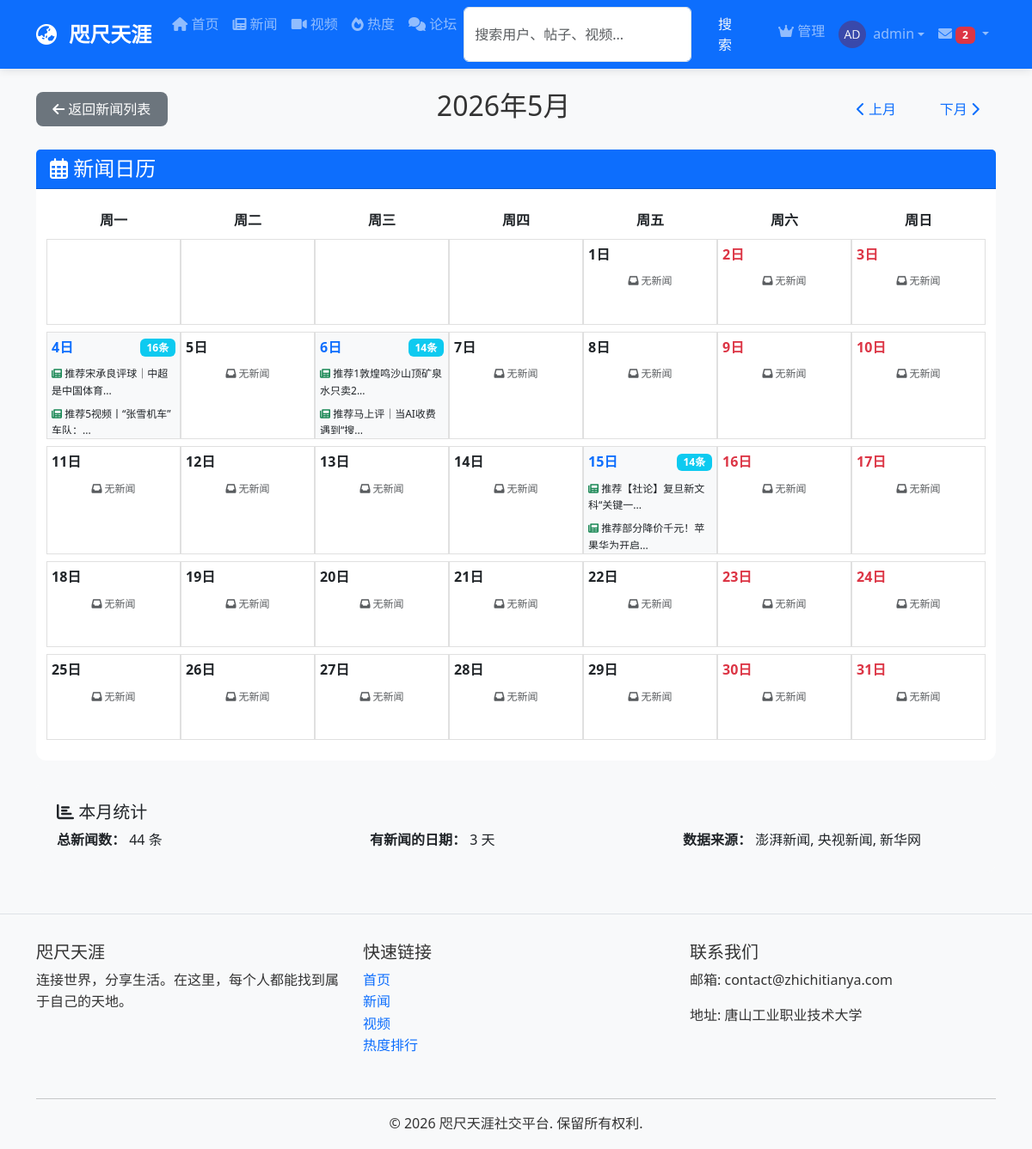
The app's page /news/calendar (signed in) with its own data.
### models/__init__.py (models this page shows, shortened)
class User(UserMixin, db.Model):
    __tablename__ = 'users'
    id = db.Column(db.Integer, primary_key=True)
    username = db.Column(db.String(80), unique=True, nullable=False)
    email = db.Column(db.String(120), unique=True, nullable=False)
    password_hash = db.Column(db.String(120), nullable=False)
    avatar = db.Column(db.String(200), default='default_avatar.png')
    bio = db.Column(db.Text, default='')
    location = db.Column(db.String(100))
    website = db.Column(db.String(200))
    is_active = db.Column(db.Boolean, default=True)  # 用户是否被封禁
    is_banned = db.Column(db.Boolean, default=False)  # 是否被完全封禁
    can_post = db.Column(db.Boolean, default=True)    # 是否可以发帖
    can_video = db.Column(db.Boolean, default=True)   # 是否可以发视频
    can_comment = db.Column(db.Boolean, default=True)  # 是否可以评论
    is_admin = db.Column(db.Boolean, default=False)   # 是否为管理员
    join_date = db.Column(FlexibleDateTime, default=datetime.now)
    last_seen = db.Column(FlexibleDateTime, default=datetime.now)
    posts = db.relationship('Post', backref='author',
                            lazy=True, foreign_keys='Post.author_id')
    videos = db.relationship('Video', backref='uploader',
                             lazy=True, foreign_keys='Video.uploader_id')
    comments = db.relationship(
        'Comment', lazy=True, foreign_keys='Comment.author_id')
    sent_messages = db.relationship(
        'Message', backref='sender', lazy=True, foreign_keys='Message.sender_id')
    received_messages = db.relationship(
        'Message', backref='recipient', lazy=True, foreign_keys='Message.recipient_id')
    followers = db.relationship(
        'User', secondary='follows',
        primaryjoin='(Follows.followed_id == User.id)',  # 被关注的人
        secondaryjoin='(Follows.follower_id == User.id)',  # 关注者
        backref=db.backref('followed', lazy='dynamic'),
        lazy='dynamic'
    )
    post_likes = db.relationship('PostLike', backref='user', lazy=True)
    video_likes = db.relationship('VideoLike', backref='user', lazy=True)
    def unread_messages_count(self):
        return Message.query.filter_by(
            recipient_id=self.id,
            is_read=False
        ).count()

class News(db.Model):
    __tablename__ = 'news'
    id = db.Column(db.Integer, primary_key=True)
    title = db.Column(db.String(200), nullable=False)
    content = db.Column(db.Text, nullable=False)
    summary = db.Column(db.String(500))  # 新闻摘要
    image_url = db.Column(db.String(200))  # 新闻配图
    source = db.Column(db.String(100))  # 新闻来源
    url = db.Column(db.String(500), default='')  # 原文链接
    timestamp = db.Column(FlexibleDateTime, index=True,
                          default=datetime.now)
    views = db.Column(db.Integer, default=0)  # 阅读次数
    likes_count = db.Column(db.Integer, default=0)
    comments_count = db.Column(db.Integer, default=0)  # 评论数
    news_likes_rel = db.relationship(
        'NewsLike', back_populates='news', overlaps="likes")
    news_comments = db.relationship(
        'Comment', lazy=True, foreign_keys='Comment.news_id')

### routes/news.py (the view)
@news_bp.route('/calendar')
def news_calendar():
    year = request.args.get('year', datetime.now().year, type=int)
    month = request.args.get('month', datetime.now().month, type=int)
    first_day = date_obj(year, month, 1)
    if month == 12:
        last_day = date_obj(year + 1, 1, 1) - timedelta(days=1)
    else:
        last_day = date_obj(year, month + 1, 1) - timedelta(days=1)
    monthly_news = News.query.filter(
        News.timestamp >= first_day,
        News.timestamp <= last_day
    ).order_by(News.timestamp.desc()).all()
    news_by_date = {}
    for news in monthly_news:
        date_key = news.timestamp.date()
        if date_key not in news_by_date:
            news_by_date[date_key] = []
        news_by_date[date_key].append(news)
    cal = calendar.monthcalendar(year, month)
    day_info = {}
    for week in cal:
        for day in week:
            if day != 0:
                current_date = date_obj(year, month, day)
                is_weekend = calendar.weekday(year, month, day) >= 5
                day_info[day] = {
                    'date': current_date,
                    'is_weekend': is_weekend,
                    'has_news': current_date in news_by_date
                }
    return render_template('news_calendar.html',
                           year=year,
                           month=month,
                           calendar_days=cal,
                           news_by_date=news_by_date,
                           day_info=day_info,
                           date=date_obj)

### templates/news_calendar.html (shortened to what this page needs)
{% extends "base.html" %}  {% block content %}
<div class="container mt-4">
  <div class="row mb-4">
    <div class="col-md-12">
      <div class="d-flex justify-content-between align-items-center">
        <a href="{{ url_for('news') }}" class="btn btn-secondary">
          <i class="fas fa-arrow-left"></i> 返回新闻列表
        </a>
        <h2>{{ year }}年{{ month }}月</h2>
        <div>
          {% if month > 1 %}
          <a
            href="{{ url_for('news_routes.news_calendar', year=year, month=month-1) }}"
            class="btn btn-outline-primary"
          >
            <i class="fas fa-chevron-left"></i> 上月
          </a>
          {% endif %} {% if month < 12 %}
          <a
            href="{{ url_for('news_routes.news_calendar', year=year, month=month+1) }}"
            class="btn btn-outline-primary ms-2"
          >
            下月 <i class="fas fa-chevron-right"></i>
          </a>
          {% endif %}
        </div>
      </div>
    </div>
  </div>
  <div class="row">
    <div class="col-md-12">
      <div class="card">
        <div class="card-header bg-primary text-white">
          <h4 class="mb-0"><i class="far fa-calendar-alt"></i> 新闻日历</h4>
        </div>
        <div class="card-body">
          <div class="row">
            {% for day_name in ['周一', '周二', '周三', '周四', '周五', '周六',
            '周日'] %}
            <div class="col text-center fw-bold">{{ day_name }}</div>
            {% endfor %}
          </div>
          {% for week in calendar_days %}
          <div class="row mt-2">
            {% for day in week %} {% if day != 0 %} {% set info =
            day_info.get(day, {}) %} {% set is_weekend = info.is_weekend if info
            else false %} {% set has_news = info.has_news if info else false %}
            {% else %} {% set is_weekend = false %} {% set has_news = false %}
            {% endif %}
            <div
              class="col {% if has_news %}bg-light{% endif %} {% if is_weekend %}text-danger{% endif %}"
              style="min-height: 100px; border: 1px solid #e0e0e0; padding: 5px"
            >
              {% if day != 0 %} {% set current_date = date(year, month, day) %}
              <div
                class="d-flex justify-content-between align-items-center mb-2"
              >
                {% if news_by_date.get(current_date) %}
                <a
                  href="{{ url_for('news_routes.news_by_date', date_str=current_date.strftime('%Y-%m-%d')) }}"
                  class="text-decoration-none text-primary fw-bold"
                  title="点击查看{{ day }}日的新闻"
                >
                  {{ day }}日
                </a>
                {% else %}
                <strong
                  class="{% if news_by_date.get(current_date) %}text-primary{% endif %}"
                >
                  {{ day }}日
                </strong>
                {% endif %} {% if news_by_date.get(current_date) %}
                <span class="badge bg-info"
                  >{{ news_by_date[current_date]|length }}条</span
                >
                {% endif %}
              </div>
              {% if news_by_date.get(current_date) %}
              <div class="news-list">
                {% for news_item in news_by_date[current_date][:3] %}
                <div class="mb-2" style="font-size: 12px">
                  <a
                    href="{{ url_for('news_detail', news_id=news_item.id) }}"
                    class="text-decoration-none text-dark"
                    title="{{ news_item.title }}"
                  >
                    <i class="fas fa-newspaper text-success"></i>
                    {{ news_item.title[:15] }}{% if news_item.title|length > 15
                    %}...{% endif %}
                  </a>
                </div>
                {% endfor %}
              </div>
              {% else %}
              <div class="text-muted text-center" style="font-size: 12px">
                <i class="fas fa-inbox"></i> 无新闻
              </div>
              {% endif %} {% endif %}
            </div>
            {% endfor %}
          </div>
          {% endfor %}
        </div>
      </div>
    </div>
  </div>
  <div class="row mt-4">
    <div class="col-md-12">
      <div class="card bg-light">
        <div class="card-body">
          <h5><i class="fas fa-chart-bar"></i> 本月统计</h5>
          <div class="row">
            <div class="col-md-4">
              <p class="mb-0">
                <strong>总新闻数：</strong>
                {% set total = namespace(value=0) %} {% for news_list in
                news_by_date.values() %} {% set total.value = total.value +
                news_list|length %} {% endfor %} {{ total.value }} 条
              </p>
            </div>
            <div class="col-md-4">
              <p class="mb-0">
                <strong>有新闻的日期：</strong> {{ news_by_date|length }} 天
              </p>
            </div>
            <div class="col-md-4">
              <p class="mb-0">
                <strong>数据来源：</strong>
                {% set sources = namespace(list=[]) %} {% for news_list in
                news_by_date.values() %} {% for news_item in news_list %} {% if
                news_item.source not in sources.list %} {% set sources.list =
                sources.list + [news_item.source] %} {% endif %} {% endfor %} {%
                endfor %} {{ sources.list|join(', ') }}
              </p>
            </div>
          </div>
        </div>
      </div>
    </div>
  </div>
</div>
{% endblock %}

### templates/base.html (shortened to what this page needs)
<!DOCTYPE html>
<html lang="zh-CN">
  <head>
    <link
      href="{{ url_for('static', filename='css/bootstrap.min.css') }}"
      rel="stylesheet"
    />
    <link
      rel="stylesheet"
      href="{{ url_for('static', filename='css/style.css') }}"
    />
    <link
      rel="stylesheet"
      href="https://cdnjs.cloudflare.com/ajax/libs/font-awesome/6.0.0/css/all.min.css"
    />
  </head>
  <body>
    <nav class="navbar navbar-expand-lg navbar-dark bg-primary sticky-top">
      <div class="container">
        <a class="navbar-brand" href="{{ url_for('index') }}">
          <i class="fas fa-globe-asia me-2"></i> 咫尺天涯
        </a>
        <div class="collapse navbar-collapse" id="navbarNav">
          <ul class="navbar-nav me-auto">
            <li class="nav-item">
              <a class="nav-link" href="{{ url_for('index') }}"
                ><i class="fas fa-home"></i> 首页</a
              >
            </li>
            <li class="nav-item">
              <a class="nav-link" href="{{ url_for('news') }}"
                ><i class="fas fa-newspaper"></i> 新闻</a
              >
            </li>
            <li class="nav-item">
              <a class="nav-link" href="{{ url_for('videos') }}"
                ><i class="fas fa-video"></i> 视频</a
              >
            </li>
            <li class="nav-item">
              <a class="nav-link" href="{{ url_for('trending') }}"
                ><i class="fas fa-fire"></i> 热度</a
              >
            </li>
            <li class="nav-item">
              <a class="nav-link" href="{{ url_for('forum') }}"
                ><i class="fas fa-comments"></i> 论坛</a
              >
            </li>
            <li class="nav-item">
              <form
                class="d-flex"
                action="{{ url_for('search') }}"
                method="get"
              >
                <input
                  class="form-control me-2"
                  type="search"
                  name="q"
                  placeholder="搜索用户、帖子、视频..."
                  aria-label="Search"
                />
                <button class="btn btn-outline-light" type="submit">
                  搜索
                </button>
              </form>
            </li>
          </ul>
          <ul class="navbar-nav ms-auto">
            {% if current_user.is_authenticated %} {% if current_user.is_admin
            %}
            <li class="nav-item">
              <a class="nav-link" href="{{ url_for('admin') }}"
                ><i class="fas fa-crown"></i> 管理</a
              >
            </li>
            {% endif %}
            <li class="nav-item dropdown">
              <a
                class="nav-link dropdown-toggle d-flex align-items-center"
                href="#"
                id="navbarDropdown"
                role="button"
                data-bs-toggle="dropdown"
              >
                <img
                  src="{{ get_avatar_url(current_user.avatar) }}"
                  class="user-avatar-sm me-2"
                  alt="头像"
                />
                {{ current_user.username }}
              </a>
            </li>
            {% endif %}
          </ul>
          {% if current_user.is_authenticated %}
          <ul class="navbar-nav">
            <li class="nav-item dropdown">
              <a
                class="nav-link dropdown-toggle"
                href="#"
                id="messagesDropdown"
                role="button"
                data-bs-toggle="dropdown"
                aria-expanded="false"
              >
                <i class="fas fa-envelope"></i>
                {% if current_user.unread_messages_count() > 0 %}
                <span class="badge bg-danger"
                  >{{ current_user.unread_messages_count() }}</span
                >
                {% endif %}
              </a>
                {% set unread_messages = [] %} {% for msg in
                current_user.received_messages %} {% if not msg.is_read %} {% if
                unread_messages|length < 5 %} {% set _ =
                unread_messages.append(msg) %} {% endif %} {% endif %} {% endfor
                %}
            </li>
          </ul>
          {% endif %}
        </div>
      </div>
    </nav>
    <main>{% block content %}{% endblock %}</main>
    <footer class="footer mt-5 py-4 bg-light">
      <div class="container">
        <div class="row">
          <div class="col-md-4 mb-3">
            <h5>咫尺天涯</h5>
            <p>连接世界，分享生活。在这里，每个人都能找到属于自己的天地。</p>
          </div>
          <div class="col-md-4 mb-3">
            <h5>快速链接</h5>
            <ul class="list-unstyled">
              <li>
                <a href="{{ url_for('index') }}" class="text-decoration-none"
                  >首页</a
                >
              </li>
              <li>
                <a href="{{ url_for('news') }}" class="text-decoration-none"
                  >新闻</a
                >
              </li>
              <li>
                <a href="{{ url_for('videos') }}" class="text-decoration-none"
                  >视频</a
                >
              </li>
              <li>
                <a href="{{ url_for('trending') }}" class="text-decoration-none"
                  >热度排行</a
                >
              </li>
            </ul>
          </div>
          <div class="col-md-4 mb-3">
            <h5>联系我们</h5>
            <p>邮箱: contact@zhichitianya.com</p>
            <p>地址: 唐山工业职业技术大学</p>
          </div>
        </div>
        <hr />
        <div class="text-center">
          <p class="mb-0">&copy; 2026 咫尺天涯社交平台. 保留所有权利.</p>
        </div>
      </div>
    </footer>
  </body>
</html>

### records on screen
User: avatar (picture), username "admin"
News: title "推荐宋承良评球｜中超是中国体育"
News: title "推荐5视频丨“张雪机车”车队："
News: title "推荐1敦煌鸣沙山顶矿泉水只卖2"
News: title "推荐马上评｜当AI收费遇到“搜"
News: title "推荐【社论】复旦新文科“关键一"
News: title "推荐部分降价千元！苹果华为开启"

### other values on screen
{{ current_user.unread_messages_count() }} "2"
{{ year }} "2026"
{{ month }} "5"
{{ day_name }} "周一" "周二" "周三" "周四" "周五" "周六" "周日"
{{ day }} "1" "2" "3" "5" "7" "8" "9" "10" "11" "12" "13" "14" "16" "17" "18" "19" "20" "21" "22" "23" "24" "25" "26" "27" "28" "29" "30" "31"
{{ day }} "4" "6" "15"
{{ news_by_date[current_date]|length }} "16" "14" "14"
{{ total.value }} "44"
{{ news_by_date|length }} "3"
{{ sources.list|join(', ') }} "澎湃新闻, 央视新闻, 新华网"
